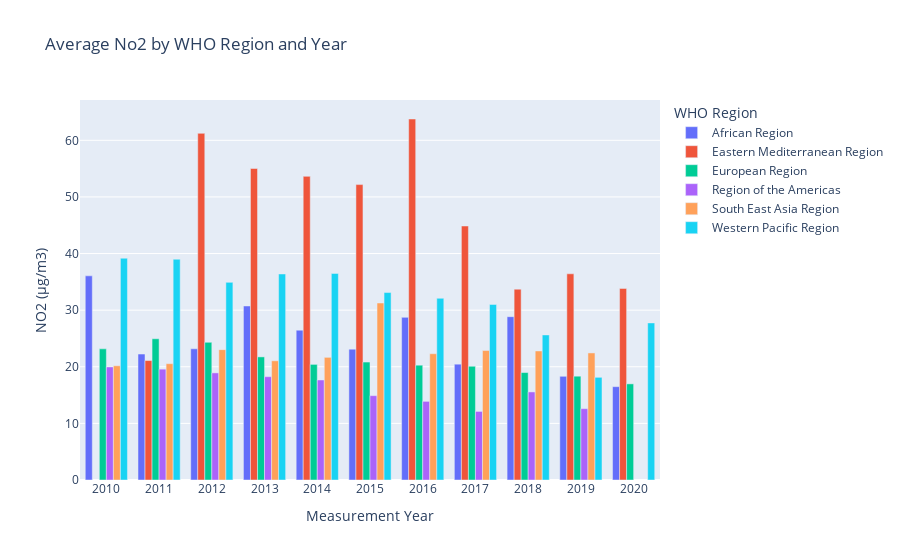

Notebook source saved alongside this figure:
### Code cell
# Load the dataset


# Preprocess the data
df = df_polution[['WHO Region', 'Measurement Year', 'NO2 (μg/m3)']]
df.loc[:, 'NO2 (μg/m3)'] = df['NO2 (μg/m3)'].str.replace(',', '.', regex=False).astype(float)  # Convert PM10 values to float

# Filter data to include years 2010 and onwards
df = df[(df['Measurement Year'] >= '2010') & (df['Measurement Year'] <= '2020')].copy()

# Group data by WHO Region and Measurement Year, and calculate average PM10
df_avg = df.groupby(['WHO Region', 'Measurement Year'])['NO2 (μg/m3)'].mean().reset_index()

#
fig = px.bar(df_avg, x='Measurement Year', y='NO2 (μg/m3)', color='WHO Region',
             title='Average No2 by WHO Region and Year', barmode='group')

fig.show()

### Figure 1 — Plotly figure (JSON) as saved in the notebook; plotly's stock layout.template omitted (floating-point values rounded to 4 significant figures)
{"data": [{"alignmentgroup": "True", "hovertemplate": "WHO Region=African Region<br>Measurement Year=%{x}<br>NO2 (μg/m3)=%{y}<extra></extra>", "legendgroup": "African Region", "marker": {"color": "#636efa", "pattern": {"shape": ""}}, "name": "African Region", "offsetgroup": "African Region", "orientation": "v", "showlegend": true, "textposition": "auto", "type": "bar", "x": ["2010", "2011", "2012", "2013", "2014", "2015", "2016", "2017", "2018", "2019", "2020"], "xaxis": "x", "y": [36.06, 22.25, 23.17, 30.74, 26.47, 23.11, 28.73, 20.46, 28.85, 18.32, 16.48], "yaxis": "y"}, {"alignmentgroup": "True", "hovertemplate": "WHO Region=Eastern Mediterranean Region<br>Measurement Year=%{x}<br>NO2 (μg/m3)=%{y}<extra></extra>", "legendgroup": "Eastern Mediterranean Region", "marker": {"color": "#EF553B", "pattern": {"shape": ""}}, "name": "Eastern Mediterranean Region", "offsetgroup": "Eastern Mediterranean Region", "orientation": "v", "showlegend": true, "textposition": "auto", "type": "bar", "x": ["2010", "2011", "2012", "2013", "2014", "2015", "2016", "2017", "2018", "2019", "2020"], "xaxis": "x", "y": [null, 21.1, 61.23, 55.02, 53.63, 52.18, 63.76, 44.86, 33.71, 36.42, 33.84], "yaxis": "y"}, {"alignmentgroup": "True", "hovertemplate": "WHO Region=European Region<br>Measurement Year=%{x}<br>NO2 (μg/m3)=%{y}<extra></extra>", "legendgroup": "European Region", "marker": {"color": "#00cc96", "pattern": {"shape": ""}}, "name": "European Region", "offsetgroup": "European Region", "orientation": "v", "showlegend": true, "textposition": "auto", "type": "bar", "x": ["2010", "2011", "2012", "2013", "2014", "2015", "2016", "2017", "2018", "2019", "2020"], "xaxis": "x", "y": [23.17, 24.95, 24.32, 21.75, 20.42, 20.84, 20.28, 20.09, 18.98, 18.34, 16.98], "yaxis": "y"}, {"alignmentgroup": "True", "hovertemplate": "WHO Region=Region of the Americas<br>Measurement Year=%{x}<br>NO2 (μg/m3)=%{y}<extra></extra>", "legendgroup": "Region of the Americas", "marker": {"color": "#ab63fa", "pattern": {"shape": ""}}, "name": "Region of the Americas", "offsetgroup": "Region of the Americas", "orientation": "v", "showlegend": true, "textposition": "auto", "type": "bar", "x": ["2010", "2011", "2012", "2013", "2014", "2015", "2016", "2017", "2018", "2019", "2020"], "xaxis": "x", "y": [19.97, 19.58, 18.92, 18.25, 17.66, 14.9, 13.89, 12.11, 15.56, 12.6, null], "yaxis": "y"}, {"alignmentgroup": "True", "hovertemplate": "WHO Region=South East Asia Region<br>Measurement Year=%{x}<br>NO2 (μg/m3)=%{y}<extra></extra>", "legendgroup": "South East Asia Region", "marker": {"color": "#FFA15A", "pattern": {"shape": ""}}, "name": "South East Asia Region", "offsetgroup": "South East Asia Region", "orientation": "v", "showlegend": true, "textposition": "auto", "type": "bar", "x": ["2010", "2011", "2012", "2013", "2014", "2015", "2016", "2017", "2018", "2019", "2020"], "xaxis": "x", "y": [20.17, 20.54, 23.03, 21.05, 21.67, 31.26, 22.31, 22.86, 22.79, 22.44, null], "yaxis": "y"}, {"alignmentgroup": "True", "hovertemplate": "WHO Region=Western Pacific Region<br>Measurement Year=%{x}<br>NO2 (μg/m3)=%{y}<extra></extra>", "legendgroup": "Western Pacific Region", "marker": {"color": "#19d3f3", "pattern": {"shape": ""}}, "name": "Western Pacific Region", "offsetgroup": "Western Pacific Region", "orientation": "v", "showlegend": true, "textposition": "auto", "type": "bar", "x": ["2010", "2011", "2012", "2013", "2014", "2015", "2016", "2017", "2018", "2019", "2020"], "xaxis": "x", "y": [39.17, 39.0, 34.91, 36.39, 36.49, 33.11, 32.1, 31.01, 25.62, 18.14, 27.74], "yaxis": "y"}], "layout": {"barmode": "group", "legend": {"title": {"text": "WHO Region"}, "tracegroupgap": 0}, "title": {"text": "Average No2 by WHO Region and Year"}, "xaxis": {"anchor": "y", "domain": [0, 1], "title": {"text": "Measurement Year"}}, "yaxis": {"anchor": "x", "domain": [0, 1], "title": {"text": "NO2 (μg/m3)"}}}}
